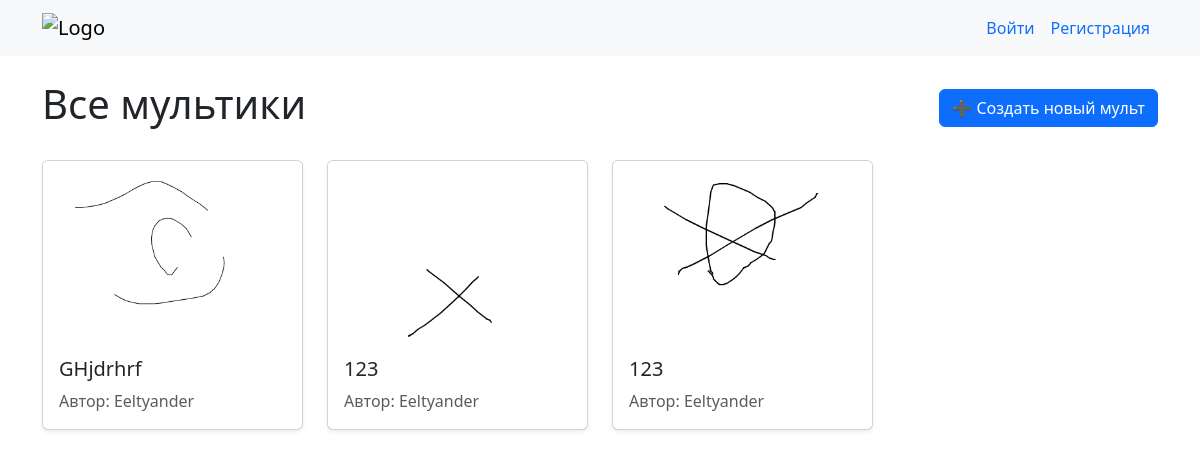
The app's page /, older data.
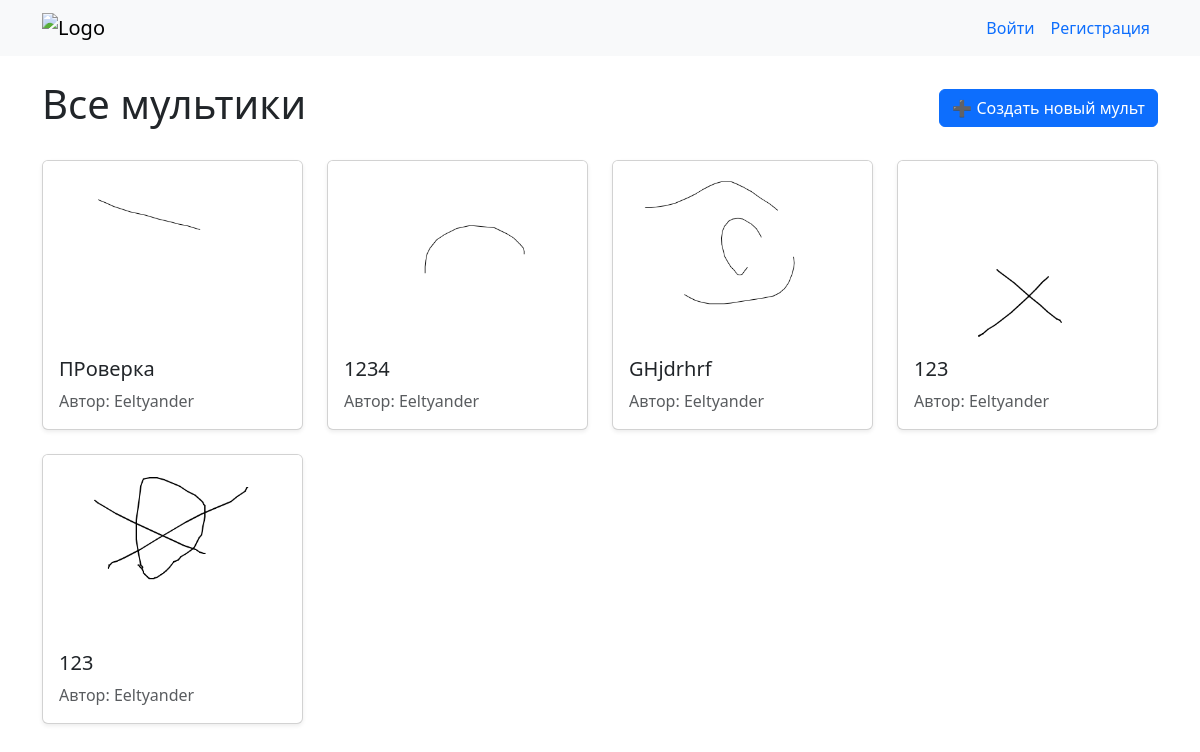
The same page, newer data.
### cartoons/models.py (models this page shows, shortened)
class Cartoon(models.Model):
    title = models.CharField(max_length=200, verbose_name="Название")
    author = models.ForeignKey(User, on_delete=models.CASCADE,
                               related_name='cartoons')
    created_at = models.DateTimeField(auto_now_add=True)
    updated_at = models.DateTimeField(auto_now=True)
    preview = models.ImageField(upload_to='cartoons/gifs/')
    frames_data = models.JSONField(default=dict, blank=True)
    fps = models.PositiveSmallIntegerField(default=12)
    class Meta:
        ordering = ['-created_at']  # сортировка по новизне

### cartoons/views.py (the view)
# urls.py: path('', views.index, name='index'),
def index(request):
    cartoons = Cartoon.objects.all()
    return render(request, 'cartoons/index.html', {'cartoons': cartoons})

### cartoons/templates/cartoons/index.html (shortened to what this page needs)
{% extends "base.html" %}
{% block content %}
<div class="d-flex justify-content-between align-items-center mb-4">
    <h1>Все мультики</h1>
    <a href="{% url 'editor_create' %}" class="btn btn-primary">➕ Создать новый мульт</a>
</div>
<div class="row row-cols-1 row-cols-sm-2 row-cols-md-3 row-cols-lg-4 g-4">
    {% for cartoon in cartoons %}
    <div class="col">
        <div class="card h-100 shadow-sm">
            <a href="{% url 'detail' cartoon.pk %}" class="text-decoration-none text-dark">
                {% if cartoon.preview %}
                <img src="{{ cartoon.preview.url }}" class="card-img-top" alt="{{ cartoon.title }}" style="height: 180px; object-fit: cover;">
                {% else %}
                <div class="card-img-top bg-light d-flex align-items-center justify-content-center" style="height: 180px;">
                    <span class="text-muted">Нет превью</span>
                </div>
                {% endif %}
                <div class="card-body">
                    <h5 class="card-title">{{ cartoon.title }}</h5>
                    <p class="card-text text-muted">Автор: {{ cartoon.author.username }}</p>
                </div>
            </a>
        </div>
    </div>
    {% empty %}
    <div class="col-12">
        <div class="alert alert-info">
            Пока нет ни одного мультика. <a href="{% url 'editor_create' %}" class="alert-link">Создайте первый!</a>
        </div>
    </div>
    {% endfor %}
</div>
{% endblock %}

### templates/base.html (shortened to what this page needs)
{% load static %}
<!DOCTYPE html>
<html lang="ru">
<head>
    <link href="https://cdn.jsdelivr.net/npm/bootstrap@5.3.0/dist/css/bootstrap.min.css" rel="stylesheet">
</head>
<body>
    <nav class="navbar navbar-expand-lg navbar-light bg-light">
        <div class="container">
            <a class="navbar-brand" href="{% url 'index' %}">
                <img src="{% static 'cartoons/images/logo.png' %}" alt="Logo" height="30" class="d-inline-block align-top">
            </a>
            <div class="collapse navbar-collapse" id="navbarNav">
                <ul class="navbar-nav ms-auto">
                    {% if user.is_authenticated %}
                        <li class="nav-item d-flex align-items-center">
                            <span class="text-dark me-1">Привет, </span>
                            <a class="nav-link text-primary p-0" href="{% url 'user_profile' username=user.username %}">{{ user.username }}!</a>
                        </li>
                        <li class="nav-item">
                            <a class="nav-link text-primary" href="{% url 'logout' %}">Выйти</a>
                        </li>
                    {% else %}
                        <li class="nav-item">
                            <a class="nav-link text-primary" href="{% url 'login' %}">Войти</a>
                        </li>
                        <li class="nav-item">
                            <a class="nav-link text-primary" href="{% url 'register' %}">Регистрация</a>
                        </li>
                    {% endif %}
                </ul>
            </div>
        </div>
    </nav>
    <main class="container my-4">
        {% block content %}
        {% endblock %}
    </main>
</body>
</html>

Row changes from the older to the newer data that the page shows:
added Cartoon: preview (picture), title "ПРоверка", author.username "Eeltyander"
added Cartoon: preview (picture), title "1234", author.username "Eeltyander"
